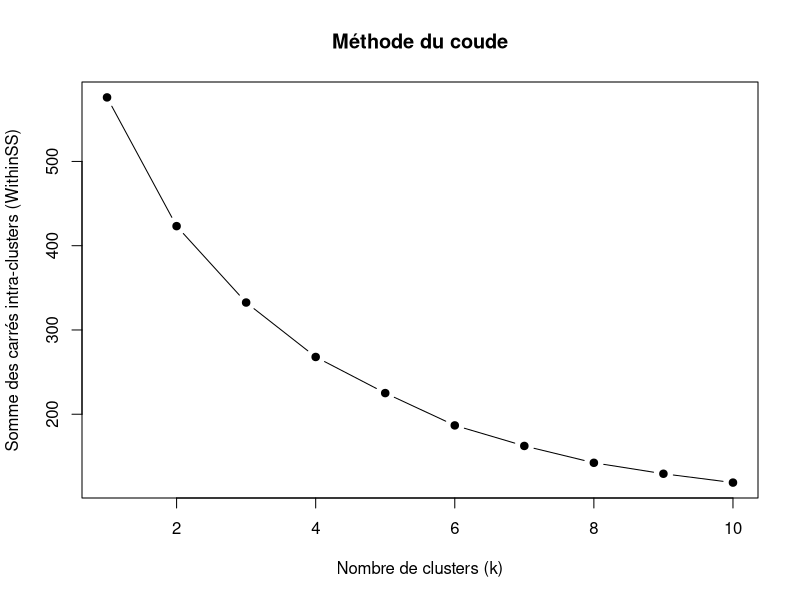
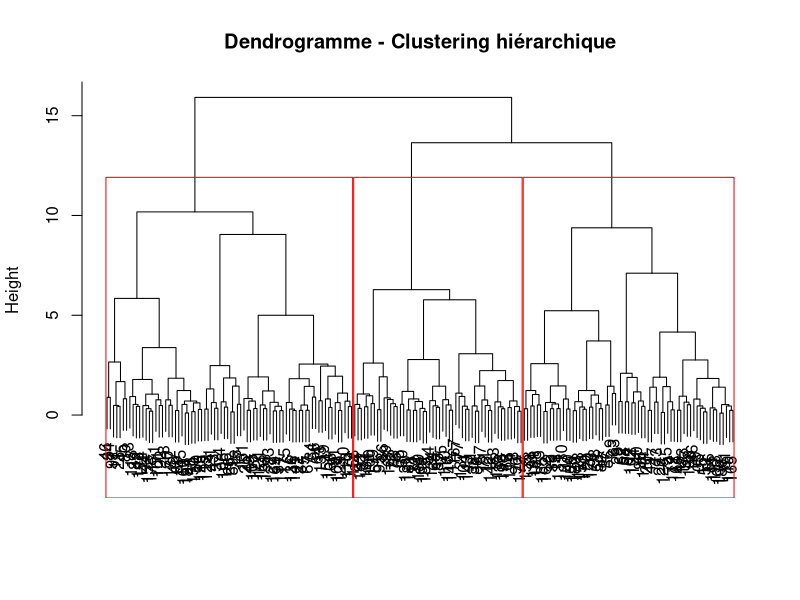
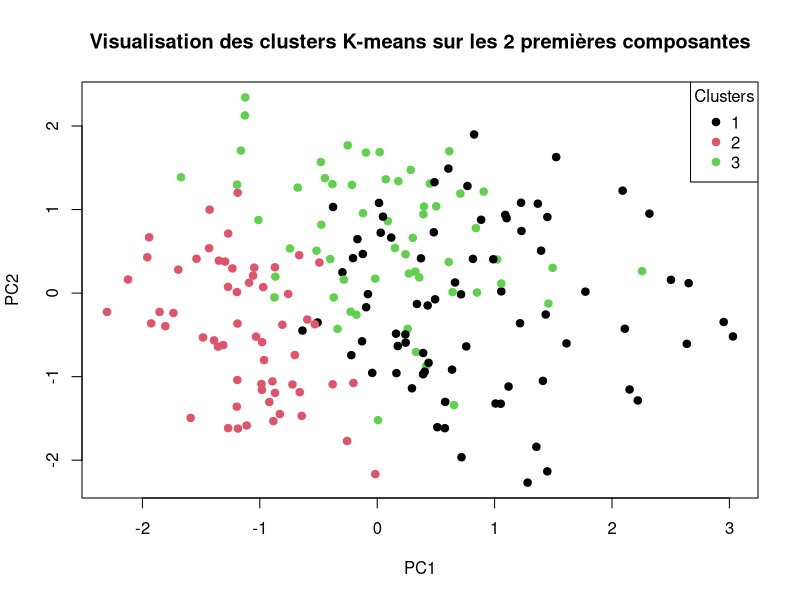
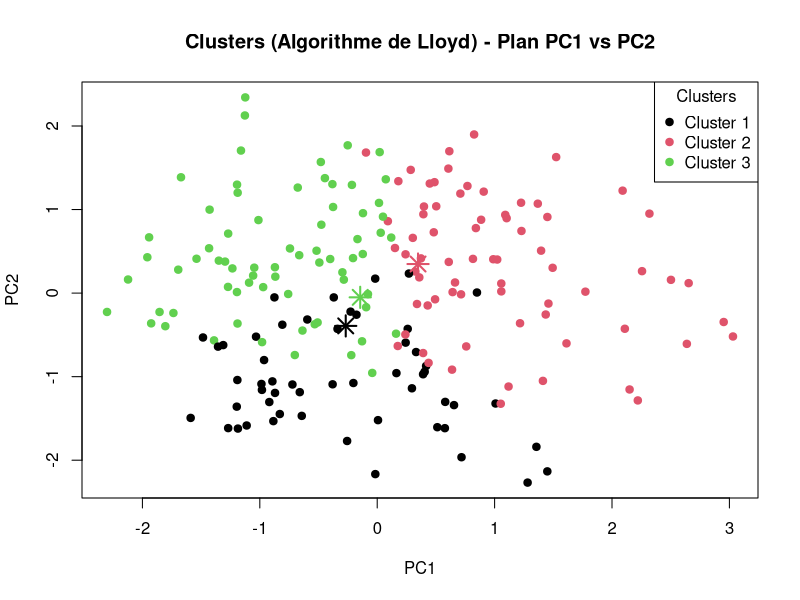

Reproduce these figures in R, in order.
## ---- chunk 1
plant_data <- read.csv2("../data/plant_growth_data.csv",header=TRUE,sep=",")
head(plant_data)
## ---- chunk 2
colnames(plant_data)
## ---- chunk 3
df_cluster <- plant_data[, c("Sunlight_Hours", 
                             "Temperature", 
                             "Humidity")]

# Conversion en numérique (si besoin) 
df_cluster[] <- lapply(df_cluster, function(x) {
  # Si la colonne est factor ou character, la passer en numeric
  as.numeric(as.character(x))
})

df_scaled <- scale(df_cluster)

## ---- chunk 4
set.seed(123)  # Pour la reproductibilité
wss <- c()
for (k in 1:10) {
  km <- kmeans(df_scaled, centers = k, nstart = 25)
  wss[k] <- sum(km$withinss)
}

plot(1:10, wss, type="b", pch=19,
     xlab="Nombre de clusters (k)",
     ylab="Somme des carrés intra-clusters (WithinSS)",
     main="Méthode du coude")

## ---- chunk 5
# Fixer un "seed" pour la reproductibilité
set.seed(123)

k <- 3

# Effectuer le K-means
km_res <- kmeans(df_scaled, centers = k, nstart = 25)

# Récupérer le cluster attribué à chaque ligne (chaque plante)
clusters_km <- km_res$cluster

# Afficher la taille de chaque cluster
table(clusters_km)


plant_data$cluster_km <- clusters_km

# Vérifier le résultat
head(plant_data)
## ---- chunk 6
 # Calcul de la matrice de distances
dist_mat <- dist(df_scaled, method = "euclidean")

# Clustering hiérarchique (méthode de Ward)
hc_res <- hclust(dist_mat, method = "ward.D2")

# Dendrogramme
plot(hc_res, main = "Dendrogramme - Clustering hiérarchique", 
     xlab = "", sub = "")

# Découper l'arbre en 3 clusters (exemple)
rect.hclust(hc_res, k = 3, border = "red")
clusters_hc <- cutree(hc_res, k = 3)

# Ajouter la colonne "cluster_hc" au data frame
# Remplacez "df_plants" par le nom exact de votre data frame 
# (par exemple "df_plants <- plant_data"), 
# puis utilisez df_plants$cluster_hc :
plant_data$cluster_hc <- clusters_hc


## ---- chunk 7
pca_res <- prcomp(df_scaled, scale. = FALSE)

# 2) Construire un data frame avec les coordonnées sur PC1 et PC2,
#    et la variable "cluster" issue de km_res
pca_data <- data.frame(
  PC1 = pca_res$x[, 1],
  PC2 = pca_res$x[, 2],
  cluster = factor(km_res$cluster)  # on factorise pour faciliter la couleur
)

# 3) Visualisation en base R
plot(
  pca_data$PC1, pca_data$PC2,
  col = pca_data$cluster,  # couleur en fonction du cluster
  pch = 19,                # forme de point
  xlab = "PC1",
  ylab = "PC2",
  main = "Visualisation des clusters K-means sur les 2 premières composantes"
)

# 4) Ajouter une légende (optionnel)
legend(
  "topright",
  legend = levels(pca_data$cluster),
  col = 1:length(levels(pca_data$cluster)),
  pch = 19,
  title = "Clusters"
)
## ---- chunk 8
##########################################################
# 1) Algorithme de Lloyd (k-means) - Implémentation maison
#    avec affichage d'informations à chaque itération
##########################################################

# Distance euclidienne
euclid_dist <- function(a, b) {
  sqrt(sum((a - b)^2))
}

# Algorithme de Lloyd
lloyd_kmeans <- function(data, k = 3, max_iter = 100, seed = 123) {
  set.seed(seed)
  
  # Convertir en matrice si data est un data frame
  X <- as.matrix(data)
  
  # Dimensions
  n <- nrow(X)  # nombre d'observations
  d <- ncol(X)  # nombre de variables
  
  # 1) Initialisation : choisir k centres initiaux au hasard
  init_idx <- sample(seq_len(n), size = k, replace = FALSE)
  centers <- X[init_idx, , drop = FALSE]  # matrice k x d
  
  # Vecteur pour stocker l'assignation de chaque point
  clusters <- rep(0, n)
  old_clusters <- rep(-1, n)
  
  iter <- 0
  
  # 2) Boucle principale
  while (iter < max_iter && !all(clusters == old_clusters)) {
    iter <- iter + 1
    
    # a) Assignation : chaque point -> centre le plus proche
    old_clusters <- clusters
    for (i in 1:n) {
      dist_vec <- sapply(1:k, function(c) euclid_dist(X[i, ], centers[c, ]))
      clusters[i] <- which.min(dist_vec)
    }
    
    # b) Mise à jour des centres
    for (c in 1:k) {
      pts_cluster_c <- X[clusters == c, , drop = FALSE]
      if (nrow(pts_cluster_c) > 0) {
        centers[c, ] <- colMeans(pts_cluster_c)
      }
    }
    
    # c) Calculer un indicateur de SSE (somme des carrés intra-cluster)
    SSE <- 0
    for (c in 1:k) {
      pts_cluster_c <- X[clusters == c, , drop = FALSE]
      if (nrow(pts_cluster_c) > 0) {
        # Distance au centre
        dists <- apply(pts_cluster_c, 1, function(pt) euclid_dist(pt, centers[c, ]))
        SSE <- SSE + sum(dists^2)
      }
    }
    
    # d) Calculer le nombre de changements de cluster
    changes <- sum(clusters != old_clusters)
    
    # e) Affichage du numéro d'itération et des indicateurs
    cat(sprintf("Iteration %d | SSE = %.2f | Changements = %d\n",
                iter, SSE, changes))
  }
  
  # Résultat
  list(
    clusters = clusters,
    centers = centers,
    iterations = iter
  )
}

##########################################################
# 2) Exécution de l'algorithme sur vos données
##########################################################

# Supposez que df_scaled est un data frame/matrice numérique
# déjà standardisé (moyenne=0, écart-type=1).
# On fixe k=3.

result_km <- lloyd_kmeans(df_scaled, k = 3, max_iter = 100, seed = 123)

# Les clusters attribués à chaque observation
head(result_km$clusters)

# Les centres finaux
result_km$centers

# Nombre total d'itérations
result_km$iterations

##########################################################
# 3) Visualisation (projection en PCA sur PC1-PC2)
##########################################################

# a) Calcul de la PCA
pca_res <- prcomp(df_scaled, scale. = FALSE) 
# (df_scaled est déjà centré-réduit)

# b) Préparer un data frame pour tracer les points
pca_data <- data.frame(
  PC1 = pca_res$x[, 1],
  PC2 = pca_res$x[, 2],
  cluster = factor(result_km$clusters)  # pour la couleur
)

# c) Projeter les centres dans le plan PC1-PC2
centers_pca <- predict(pca_res, newdata = result_km$centers)

# d) Tracer le nuage de points
plot(
  pca_data$PC1, pca_data$PC2,
  col = pca_data$cluster,  # couleur en fonction du cluster
  pch = 19,
  xlab = "PC1",
  ylab = "PC2",
  main = "Clusters (Algorithme de Lloyd) - Plan PC1 vs PC2"
)

# e) Ajouter les centres (avec un symbole distinct, pch=8)
points(
  centers_pca[, 1], centers_pca[, 2],
  pch = 8, cex = 2, lwd = 2,
  col = 1:nrow(centers_pca)
)

# f) Ajouter une légende (optionnel)
legend(
  "topright",
  legend = paste("Cluster", 1:3),
  col = 1:3,
  pch = 19,
  title = "Clusters"
)



